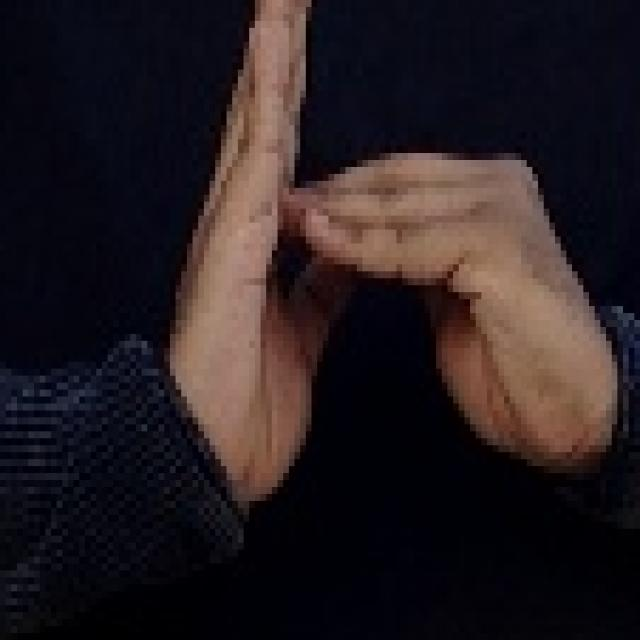
#> input picture Backend/dump/data/test/images/1002_jpg.rf.594e92ca169348cf1d5e2984d6e31729.jpg, 640 x 640 px
$ python -i preprocessing_tester.py   (imports and definitions only)
#> lines starting #> are read from the running program, lines starting #| are printed output that depends on the picture; after the words box and inside, x2 and y2 are one past the last pixel; in counts of white or black regions, pixels touching at a corner belong together
#> further down, picture is the input picture: shape (640, 640, 3); mean B, G, R 32.1, 28.7, 37.6
import cv2
import numpy as np
import os
import time
from ultralytics import YOLO
import argparse

# [8 lines left out: function parse_args, not called in this run]

def apply_skin_segmentation(image):
    # Convert to HSV color space
    hsv = cv2.cvtColor(image, cv2.COLOR_BGR2HSV)
#> hsv: shape (640, 640, 3); mean H, S, V 91.9, 161, 44.6

    # Define range for skin color
    lower_skin = np.array([0, 20, 70], dtype=np.uint8)
    upper_skin = np.array([20, 255, 255], dtype=np.uint8)

    # Create a mask
    mask = cv2.inRange(hsv, lower_skin, upper_skin)
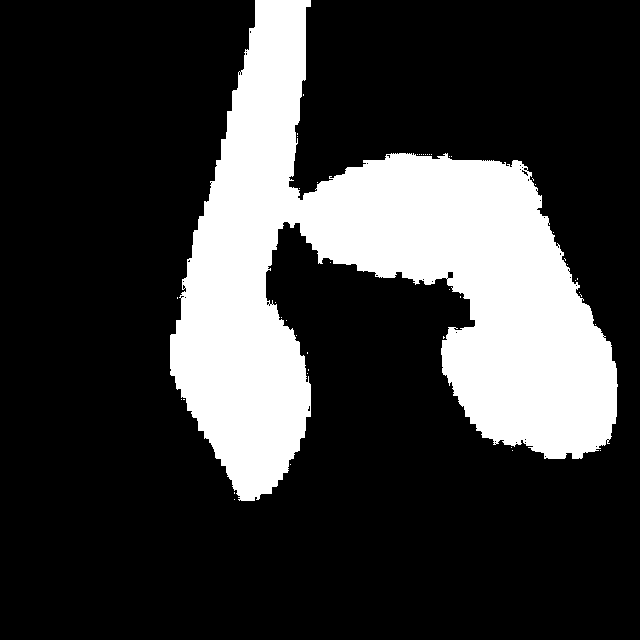
#> mask: shape (640, 640); 23.1% white; 46 white regions (45 under 20 px), largest, box (x1, y1, x2, y2) and area: (170, 0, 618, 501) 94432

    # Add additional skin tone range
    lower_skin2 = np.array([170, 20, 70], dtype=np.uint8)
    upper_skin2 = np.array([180, 255, 255], dtype=np.uint8)
    mask2 = cv2.inRange(hsv, lower_skin2, upper_skin2)
#> mask2: shape (640, 640); 0.26% white; 78 white regions (64 under 20 px), largest, box (x1, y1, x2, y2) and area: (576, 285, 589, 305) 113, (298, 187, 317, 200) 109, (414, 153, 445, 159) 99

    # Combine masks
    mask = cv2.bitwise_or(mask, mask2)
#> mask: shape (640, 640); 23.3% white; 22 white regions (21 under 20 px), largest, box (x1, y1, x2, y2) and area: (170, 0, 618, 501) 95527

    # Apply morphological operations
    kernel = np.ones((5, 5), np.uint8)
    mask = cv2.morphologyEx(mask, cv2.MORPH_OPEN, kernel)
#> mask: shape (640, 640); 23.2% white; 1 white region, box (x1, y1, x2, y2) and area: (170, 0, 617, 501) 95069
    mask = cv2.morphologyEx(mask, cv2.MORPH_CLOSE, kernel)
#> mask: shape (640, 640); 23.2% white; 1 white region, box (x1, y1, x2, y2) and area: (170, 0, 617, 501) 95095

    # Apply the mask to the original image
    skin_segmented = cv2.bitwise_and(image, image, mask=mask)

    return skin_segmented, mask

def apply_edge_enhancement(image):
    # Convert to grayscale
    gray = cv2.cvtColor(image, cv2.COLOR_BGR2GRAY)

    # Apply Gaussian blur
    blurred = cv2.GaussianBlur(gray, (5, 5), 0)

    # Apply Canny edge detection
    edges = cv2.Canny(blurred, 50, 150)
#> edges: shape (640, 640); 0.74% white in thin lines or dots, all inside (x1, y1, x2, y2) = (129, 0, 640, 517)

    # Combine original with edges
    edge_enhanced = cv2.cvtColor(gray, cv2.COLOR_GRAY2BGR)
    edge_enhanced[:, :, 0] = edges  # Apply edges to blue channel
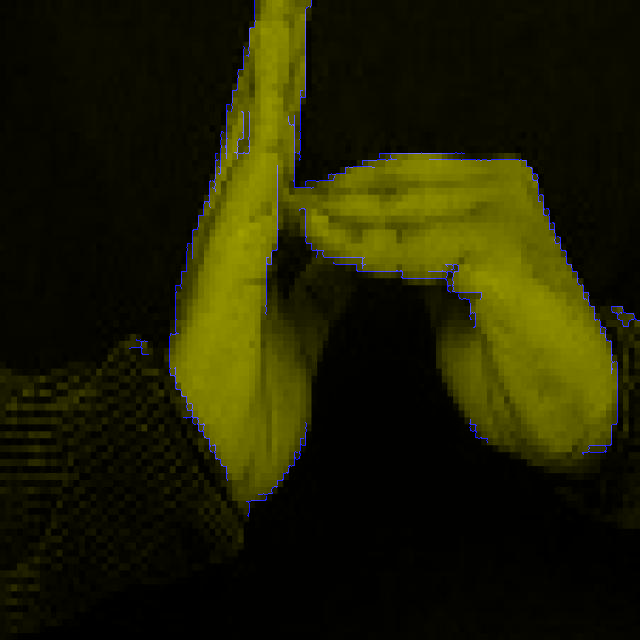
#> edge_enhanced: shape (640, 640, 3); mean B, G, R 1.9, 31.7, 31.7

    return edge_enhanced

def apply_contrast_enhancement(image):
    # Convert to LAB color space
    lab = cv2.cvtColor(image, cv2.COLOR_BGR2LAB)
#> lab: shape (640, 640, 3); mean of channels 0, 1, 2 31.9, 132.3, 128.2

    # Split the LAB image into different channels
    l, a, b = cv2.split(lab)
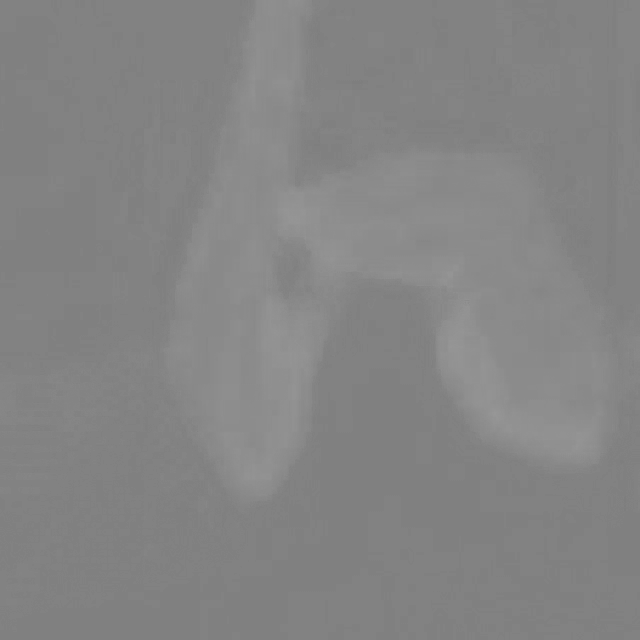
#> a: shape (640, 640); min 126, max 151, mean 132.3

    # Apply CLAHE to L channel
    clahe = cv2.createCLAHE(clipLimit=2.0, tileGridSize=(8, 8))
    cl = clahe.apply(l)
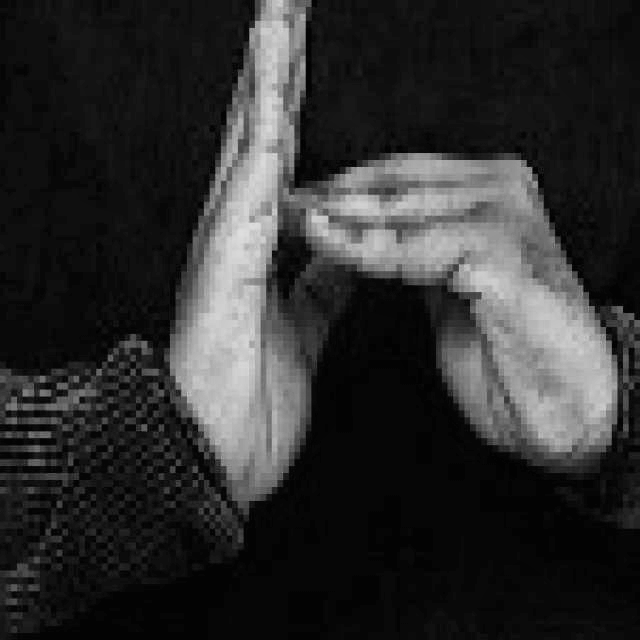
#> cl: shape (640, 640); min 0, max 223, mean 46.4

    # Merge the CLAHE enhanced L channel with the original A and B channels
    limg = cv2.merge((cl, a, b))
#> limg: shape (640, 640, 3); mean of channels 0, 1, 2 46.4, 132.3, 128.2

    # Convert back to BGR color space
    enhanced = cv2.cvtColor(limg, cv2.COLOR_LAB2BGR)

    return enhanced

def apply_adaptive_thresholding(image):
    # Convert to grayscale
    gray = cv2.cvtColor(image, cv2.COLOR_BGR2GRAY)

    # Apply adaptive threshold
    thresh = cv2.adaptiveThreshold(
        gray, 255, cv2.ADAPTIVE_THRESH_GAUSSIAN_C,
        cv2.THRESH_BINARY_INV, 11, 2
    )
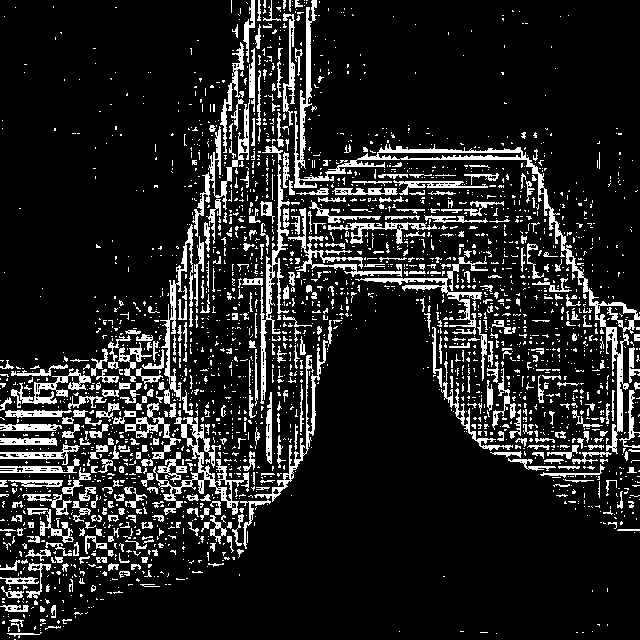
#> thresh: shape (640, 640); 13.4% white in thin lines or dots

    # Convert back to BGR
    thresh_bgr = cv2.cvtColor(thresh, cv2.COLOR_GRAY2BGR)
#> thresh_bgr: shape (640, 640, 3); 13.4% white in thin lines or dots

    return thresh_bgr

def apply_histogram_equalization(image):
    # Convert to YUV
    yuv = cv2.cvtColor(image, cv2.COLOR_BGR2YUV)
#> yuv: shape (640, 640, 3); mean of channels 0, 1, 2 31.7, 128, 133.1

    # Equalize the histogram of the Y channel
    yuv[:,:,0] = cv2.equalizeHist(yuv[:,:,0])
#> yuv: shape (640, 640, 3); mean of channels 0, 1, 2 130.8, 128, 133.1

    # Convert back to BGR
    hist_eq = cv2.cvtColor(yuv, cv2.COLOR_YUV2BGR)
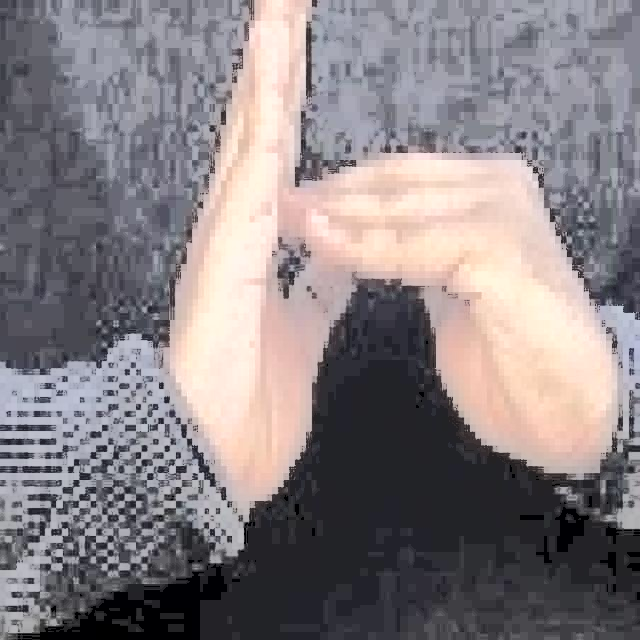
#> hist_eq: shape (640, 640, 3); mean B, G, R 130.8, 127.8, 135.3

    return hist_eq

def apply_color_filtering(image):
    # Filter specific color ranges that are common in sign language datasets
    hsv = cv2.cvtColor(image, cv2.COLOR_BGR2HSV)

    # Filter for skin and bright colored markers if any
    lower_bound = np.array([0, 30, 60])
    upper_bound = np.array([30, 255, 255])

    mask = cv2.inRange(hsv, lower_bound, upper_bound)
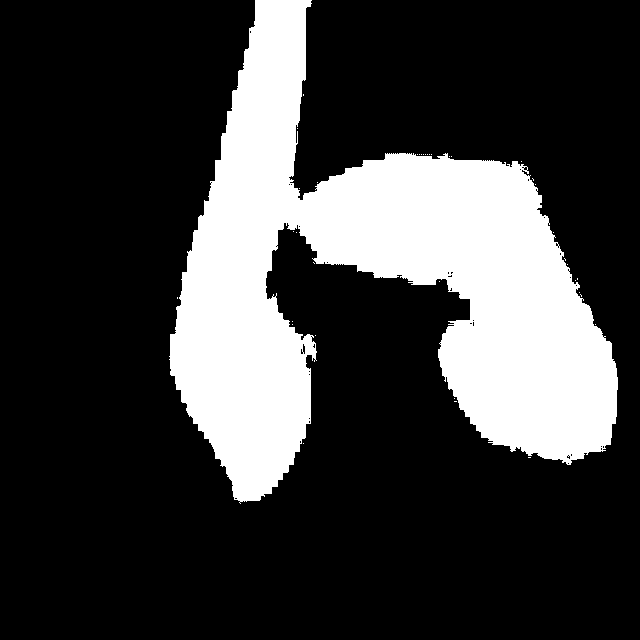
#> mask: shape (640, 640); 23.6% white; 38 white regions (37 under 20 px), largest, box (x1, y1, x2, y2) and area: (169, 0, 618, 504) 96746
    color_filtered = cv2.bitwise_and(image, image, mask=mask)

    return color_filtered

def apply_bilateral_filter(image):
    # Apply bilateral filter for edge-preserving smoothing
    bilateral = cv2.bilateralFilter(image, 9, 75, 75)
    return bilateral

def process_image_with_all_techniques(image):
    # Apply all preprocessing techniques
    skin_segmented, skin_mask = apply_skin_segmentation(image)
    edge_enhanced = apply_edge_enhancement(image)
    contrast_enhanced = apply_contrast_enhancement(image)
    thresh = apply_adaptive_thresholding(image)
    hist_eq = apply_histogram_equalization(image)
    color_filtered = apply_color_filtering(image)
    bilateral = apply_bilateral_filter(image)

    # Create a result dictionary
    results = {
        'original': image,
        'skin_segmented': skin_segmented,
        'skin_mask': cv2.cvtColor(skin_mask, cv2.COLOR_GRAY2BGR),
        'edge_enhanced': edge_enhanced,
        'contrast_enhanced': contrast_enhanced,
        'threshold': thresh,
        'hist_eq': hist_eq,
        'color_filtered': color_filtered,
        'bilateral': bilateral
    }

    return results

# [197 lines left out: functions create_visualization_grid, run_model_on_all_versions, draw_predictions, create_prediction_grid, main, not called in this run]

# [2 lines not run here, left out]

>>> import cv2
>>> picture = cv2.imread('data/test/images/1002_jpg.rf.594e92ca169348cf1d5e2984d6e31729.jpg')
>>> result = process_image_with_all_techniques(picture)
#> result = 9 items

$ run again, on Backend/dump/data/test/images/1176_jpg.rf.db59d36034490d8e2fe001c93418e1c3.jpg
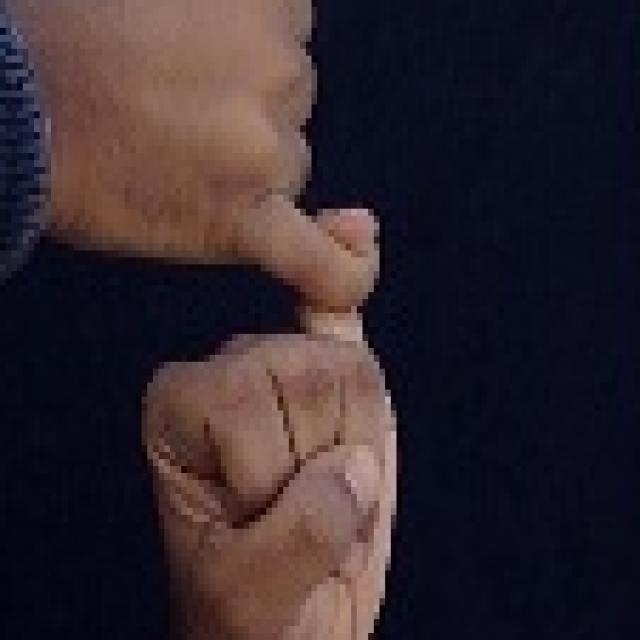
#> input picture Backend/dump/data/test/images/1176_jpg.rf.db59d36034490d8e2fe001c93418e1c3.jpg, 640 x 640 px
#> picture is the input picture: shape (640, 640, 3); mean B, G, R 46.3, 39.2, 50.4
#> hsv: shape (640, 640, 3); mean H, S, V 83.5, 146.2, 62.1
#> in apply_skin_segmentation, `mask = cv2.inRange(hsv, lower_skin, upper_skin)`:
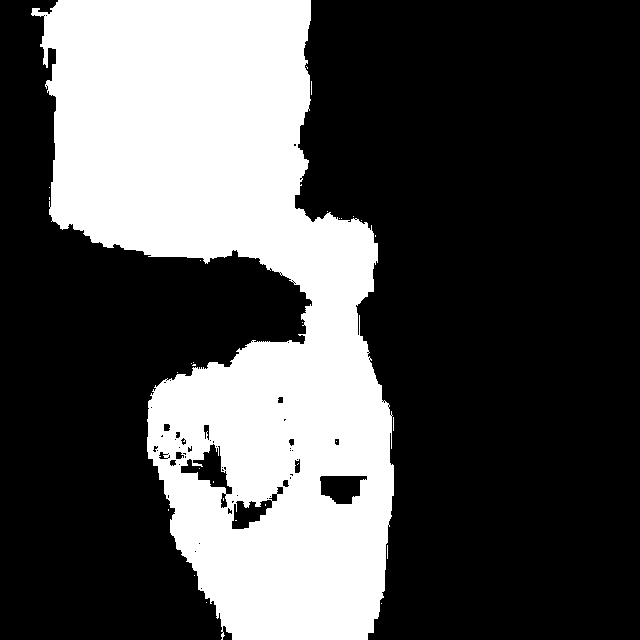
#> mask: shape (640, 640); 31.7% white; 30 white regions (29 under 20 px), largest, box (x1, y1, x2, y2) and area: (31, 0, 394, 640) 129958
#> mask2: shape (640, 640); 1.5% white; 41 white regions (26 under 20 px), largest, box (x1, y1, x2, y2) and area: (22, 0, 58, 189) 1684, (147, 334, 305, 403) 1315, (320, 476, 367, 504) 960
#> edges: shape (640, 640); 0.75% white in thin lines or dots, all inside (x1, y1, x2, y2) = (0, 0, 397, 640)
#> lab: shape (640, 640, 3); mean of channels 0, 1, 2 43.7, 134.7, 125.9
#> limg: shape (640, 640, 3); mean of channels 0, 1, 2 58.2, 134.7, 125.9
#> thresh: shape (640, 640); 11.1% white in thin lines or dots
#> thresh_bgr: shape (640, 640, 3); 11.1% white in thin lines or dots
#> in apply_color_filtering, `color_filtered = cv2.bitwise_and(image, image, mask=mask)`:
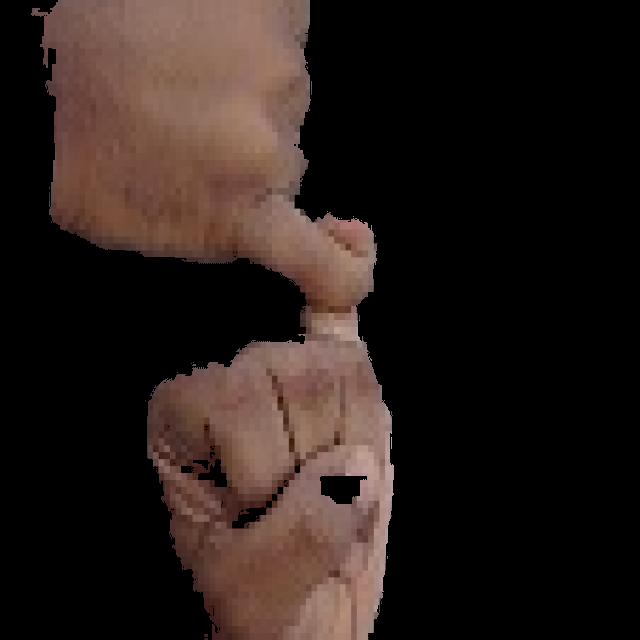
#> color_filtered: shape (640, 640, 3); mean B, G, R 25.8, 29.7, 40.8
#> result = 9 items

$ run again, on Backend/dump/data/test/images/123_jpg.rf.c79d9dce7255648d587dbf5914d700de.jpg
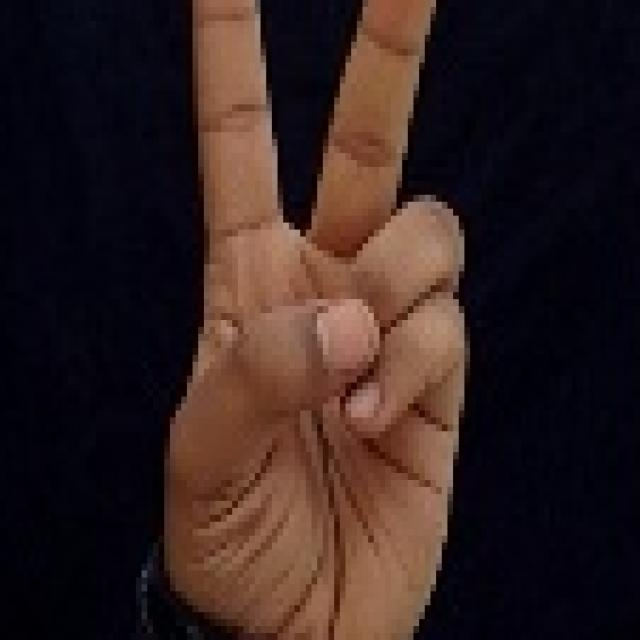
#> input picture Backend/dump/data/test/images/123_jpg.rf.c79d9dce7255648d587dbf5914d700de.jpg, 640 x 640 px
#> picture is the input picture: shape (640, 640, 3); mean B, G, R 32, 33.1, 49.9
#> hsv: shape (640, 640, 3); mean H, S, V 80, 177.7, 56.1
#> mask2: shape (640, 640); 0.01% white in thin lines or dots, all inside (x1, y1, x2, y2) = (270, 97, 459, 570)
#> edges: shape (640, 640); 1% white in thin lines or dots, all inside (x1, y1, x2, y2) = (141, 0, 471, 640)
#> lab: shape (640, 640, 3); mean of channels 0, 1, 2 39.5, 134.9, 132.6
#> limg: shape (640, 640, 3); mean of channels 0, 1, 2 52.1, 134.9, 132.6
#> in apply_adaptive_thresholding, `thresh = cv2.adaptiveThreshold( gray, 255, cv2.ADAPTIVE_THRESH_GAUSSIA..`:
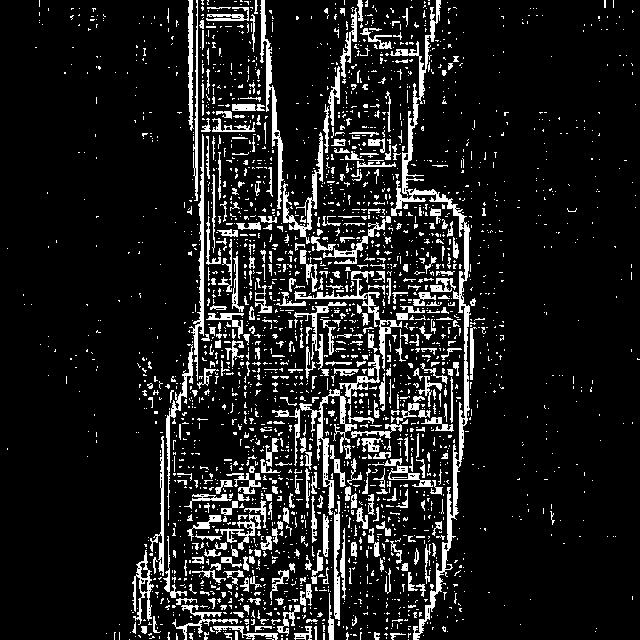
#> thresh: shape (640, 640); 11.7% white; 2654 white regions (2271 under 20 px), largest, box (x1, y1, x2, y2) and area: (390, 0, 471, 640) 4262, (299, 389, 357, 515) 1137, (260, 0, 284, 209) 1073
#> in apply_color_filtering, `mask = cv2.inRange(hsv, lower_bound, upper_bound)`:
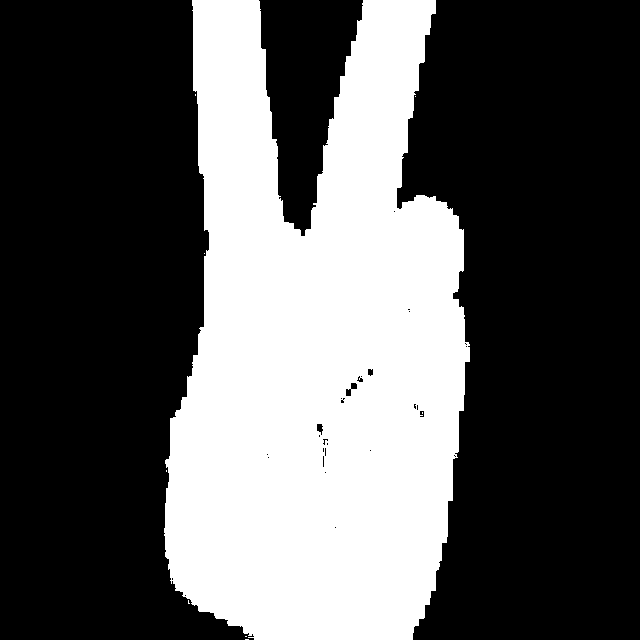
#> mask: shape (640, 640); 35.5% white; 9 white regions (8 under 20 px), largest, box (x1, y1, x2, y2) and area: (164, 0, 470, 640) 145436
#> result = 9 items

$ run again, on Backend/dump/data/test/images/125_jpg.rf.7e98dbc81eb0736bc42580c38c4d500e.jpg
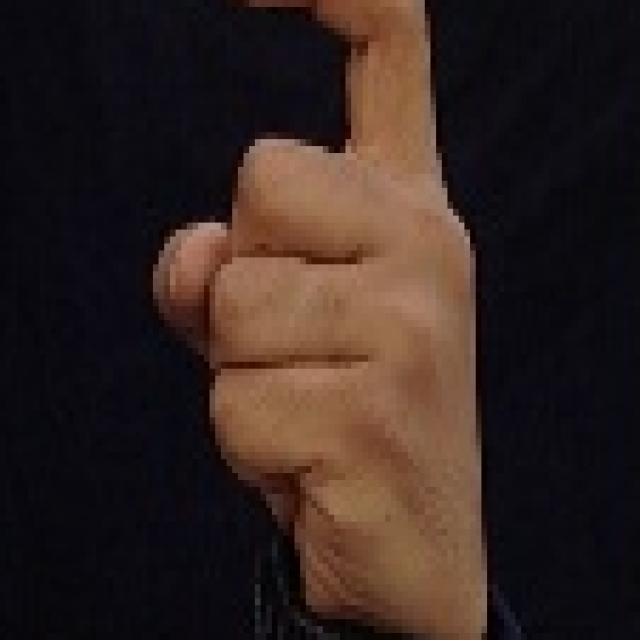
#> input picture Backend/dump/data/test/images/125_jpg.rf.7e98dbc81eb0736bc42580c38c4d500e.jpg, 640 x 640 px
#> picture is the input picture: shape (640, 640, 3); mean B, G, R 32.2, 36.3, 50.8
#> hsv: shape (640, 640, 3); mean H, S, V 85.8, 111.4, 54
#> mask2: shape (640, 640); 0% white in thin lines or dots, all inside (x1, y1, x2, y2) = (475, 256, 476, 257)
#> edges: shape (640, 640); 0.59% white in thin lines or dots, all inside (x1, y1, x2, y2) = (152, 0, 488, 640)
#> lab: shape (640, 640, 3); mean of channels 0, 1, 2 40.4, 133.4, 133.3
#> limg: shape (640, 640, 3); mean of channels 0, 1, 2 54.2, 133.4, 133.3
#> thresh: shape (640, 640); 9.3% white in thin lines or dots
#> thresh_bgr: shape (640, 640, 3); 9.3% white in thin lines or dots
#> in apply_color_filtering, `mask = cv2.inRange(hsv, lower_bound, upper_bound)`:
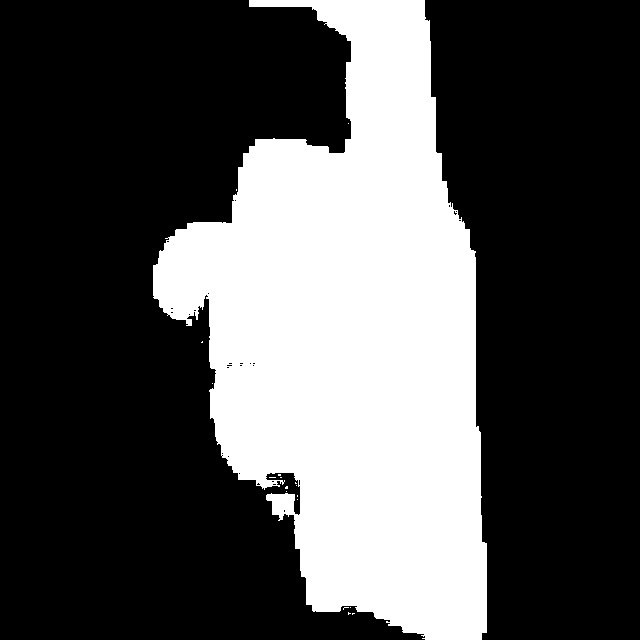
#> mask: shape (640, 640); 31.6% white; 18 white regions (17 under 20 px), largest, box (x1, y1, x2, y2) and area: (153, 0, 487, 640) 129244
#> result = 9 items
